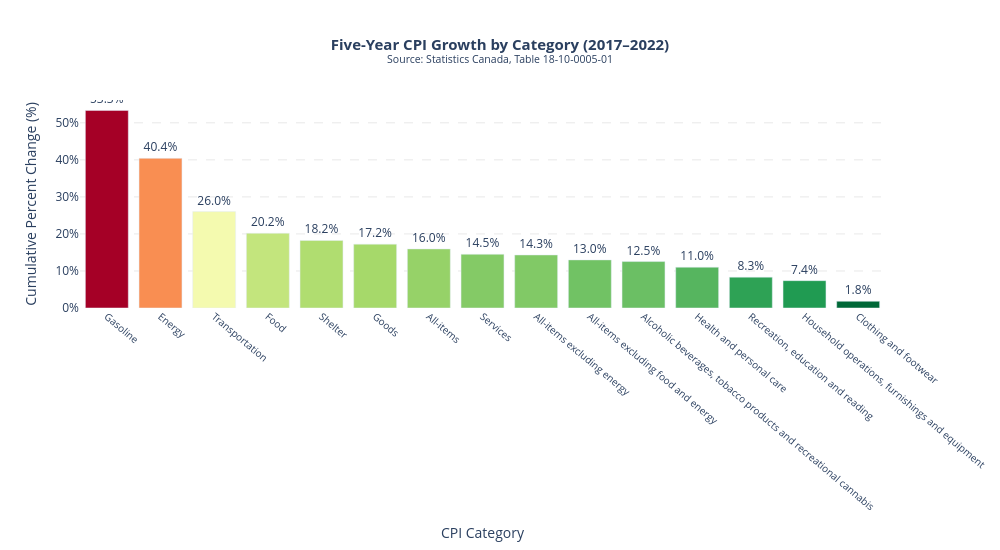

Notebook cell for this chart:
### Code cell
# ── Step 5 — Plot bar chart
fig = go.Figure()

fig.add_trace(go.Bar(
    x=growth_5y.index,
    y=growth_5y.values,
    text=[f"{v:.1f}%" for v in growth_5y.values],
    textposition='outside',
    marker=dict(
        color=growth_5y.values,
        colorscale='RdYlGn_r',
        showscale=False
    )
))

fig.update_layout(
    title=dict(
        text='<b>Five-Year CPI Growth by Category (2017–2022)</b><br>'
             '<sup>Source: Statistics Canada, Table 18-10-0005-01</sup>',
        x=0.5, xanchor='center', font=dict(size=15)
    ),
    xaxis=dict(
        title='CPI Category', tickangle=40,
        tickfont=dict(size=10)
    ),
    yaxis=dict(
        title='Cumulative Percent Change (%)',
        ticksuffix='%', gridcolor='lightgrey',
        griddash='dash', gridwidth=0.5
    ),
    plot_bgcolor='white', paper_bgcolor='white',
    margin=dict(t=100, b=180),
    width=1000, height=550
)

fig.show()

### Figure 1 — Plotly figure (JSON) as saved in the notebook; plotly's stock layout.template omitted (floating-point values rounded to 4 significant figures)
{"data": [{"marker": {"color": [53.35, 40.41, 26.03, 20.18, 18.25, 17.24, 15.95, 14.51, 14.32, 12.99, 12.54, 11.02, 8.333, 7.383, 1.814], "colorscale": [[0, "rgb(0,104,55)"], [0.1, "rgb(26,152,80)"], [0.2, "rgb(102,189,99)"], [0.3, "rgb(166,217,106)"], [0.4, "rgb(217,239,139)"], [0.5, "rgb(255,255,191)"], [0.6, "rgb(254,224,139)"], [0.7, "rgb(253,174,97)"], [0.8, "rgb(244,109,67)"], [0.9, "rgb(215,48,39)"], [1, "rgb(165,0,38)"]], "showscale": false}, "text": ["53.3%", "40.4%", "26.0%", "20.2%", "18.2%", "17.2%", "16.0%", "14.5%", "14.3%", "13.0%", "12.5%", "11.0%", "8.3%", "7.4%", "1.8%"], "textposition": "outside", "type": "bar", "x": ["Gasoline", "Energy", "Transportation", "Food", "Shelter", "Goods", "All-items", "Services", "All-items excluding energy", "All-items excluding food and energy", "Alcoholic beverages, tobacco products and recreational cannabis", "Health and personal care", "Recreation, education and reading", "Household operations, furnishings and equipment", "Clothing and footwear"], "y": [53.35, 40.41, 26.03, 20.18, 18.25, 17.24, 15.95, 14.51, 14.32, 12.99, 12.54, 11.02, 8.333, 7.383, 1.814]}], "layout": {"height": 550, "margin": {"b": 180, "t": 100}, "paper_bgcolor": "white", "plot_bgcolor": "white", "title": {"font": {"size": 15}, "text": "<b>Five-Year CPI Growth by Category (2017–2022)</b><br><sup>Source: Statistics Canada, Table 18-10-0005-01</sup>", "x": 0.5, "xanchor": "center"}, "width": 1000, "xaxis": {"tickangle": 40, "tickfont": {"size": 10}, "title": {"text": "CPI Category"}}, "yaxis": {"gridcolor": "lightgrey", "griddash": "dash", "gridwidth": 0.5, "ticksuffix": "%", "title": {"text": "Cumulative Percent Change (%)"}}}}
